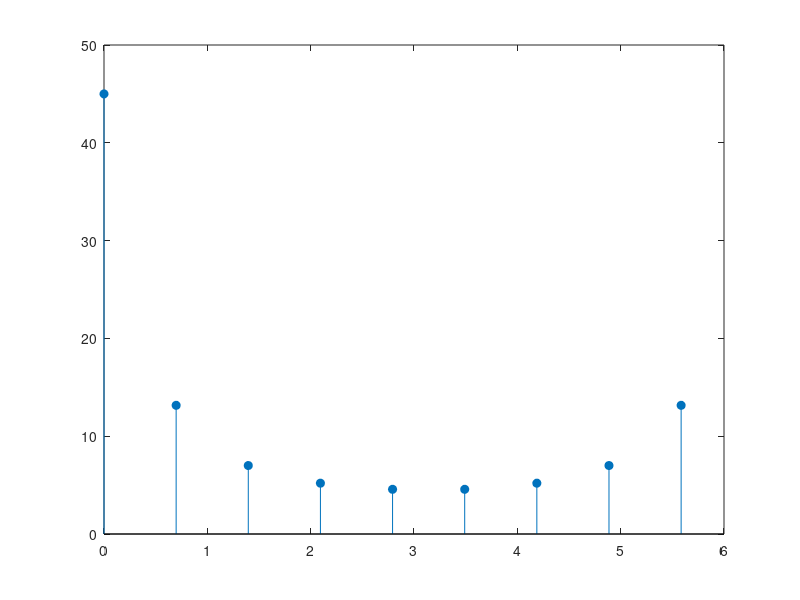

This figure's MATLAB source:
clc;
close all;
clear all;
N=9;
w=0:0.01:2*pi;
n=0:N-1;
k=0:N-1;
x=[1,2,3,4,5,6,7,8,9];
xw=exp(-j*2*pi/N*n'*k);
n1=mod(-n,N);
y1=x(n1+1);
xk=y1*xw;
stem(2*pi*k/N,abs(xk),'filled');